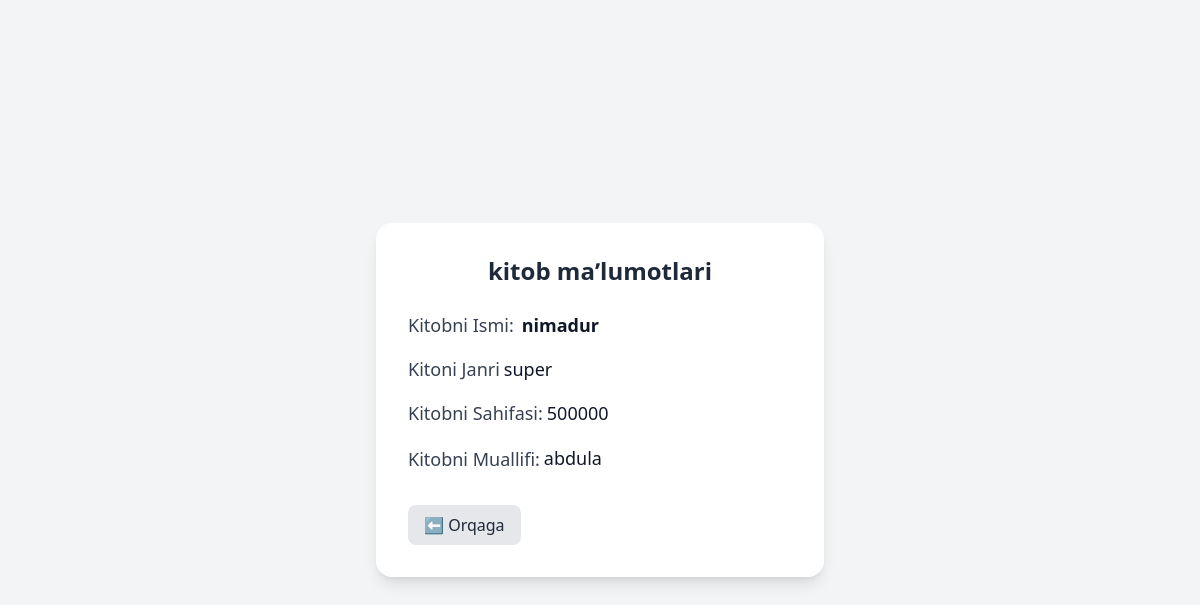
Page /kitob/1/ on the committed database.
### Kutubxona/models.py (models this page shows, shortened)
class Kitob(models.Model):
    name=models.CharField(max_length=50)
    janr=models.CharField(max_length=100)
    sahifa=models.BigIntegerField()
    muallif=models.ForeignKey(
        Muallif,
        on_delete=models.CASCADE
    )

class Muallif(models.Model):
    name=models.CharField(max_length=50)
    age=models.BigIntegerField()
    jins=models.CharField(
        choices=[
            ('Erkak','Erkak'),
            ('Ayol','Ayol')
        ]
    )
    deta=models.DateField()
    quantity=models.BigIntegerField()
    tric=models.BooleanField()
    def __str__(self):
        return self.name

### Kutubxona/views.py (the view)
# urls.py: path('kitob/<int:id>/', kitob, name='kitob_details'),
def kitob(request,id):
    kitob=Kitob.objects.get(id=id)
    context={
        'kitob':kitob
    }
    return render(request,'kitob_details.html',context)

### template/kitob_details.html (shortened to what this page needs)
<!DOCTYPE html>
<html lang="en">
<head>
    <script src="https://cdn.jsdelivr.net/npm/@tailwindcss/browser@4"></script>
</head>
<body class="bg-gray-100 min-h-screen flex items-center justify-center">
    <div class="bg-white shadow-lg rounded-2xl p-8 w-full max-w-md">
        <h1 class="text-2xl font-bold text-gray-800 mb-6 text-center">
            kitob maʼlumotlari
        </h1>
        <div class="space-y-4">
            <div class="flex items-center gap-2">
                <p class="text-lg text-gray-700">Kitobni Ismi:</p>
                <p class="text-lg font-semibold text-gray-900">
                    <span class="text-gray-900">{{ kitob.name }}</span>
                </p>
            </div>
            <div class="flex items-center gap-1">
                <p class="text-lg text-gray-700">Kitoni Janri</p>
                <p class="text-lg text-gray-900">
                    <span class="text-gray-900">{{ kitob.janr }}</span>
                </p>
            </div>
            <div class="flex items-center gap-1">
                <p class="text-lg text-gray-700">Kitobni Sahifasi:</p>
                <p class="text-gray-700 leading-relaxed text-lg">
                    <span class="text-gray-900">{{ kitob.sahifa }}</span>
                </p>
            </div>
            <div class="flex items-center gap-1">
                <p class="text-lg text-gray-700">Kitobni Muallifi:</p>
                <p class="text-gray-700 leading-relaxed text-lg">
                    <span class="text-gray-900">{{ kitob.muallif }}</span>
                </p>
            </div>
        </div>
        <div class="mt-8 flex justify-between">
            <a href="/kitoblar/"
               class="px-4 py-2 rounded-lg bg-gray-200 text-gray-800 hover:bg-gray-300 transition">
                ⬅ Orqaga
            </a>
        </div>
    </div>
</body>
</html>

### rows in the picture
Kitob: name "nimadur", janr "super", sahifa "500000", muallif "abdula"
